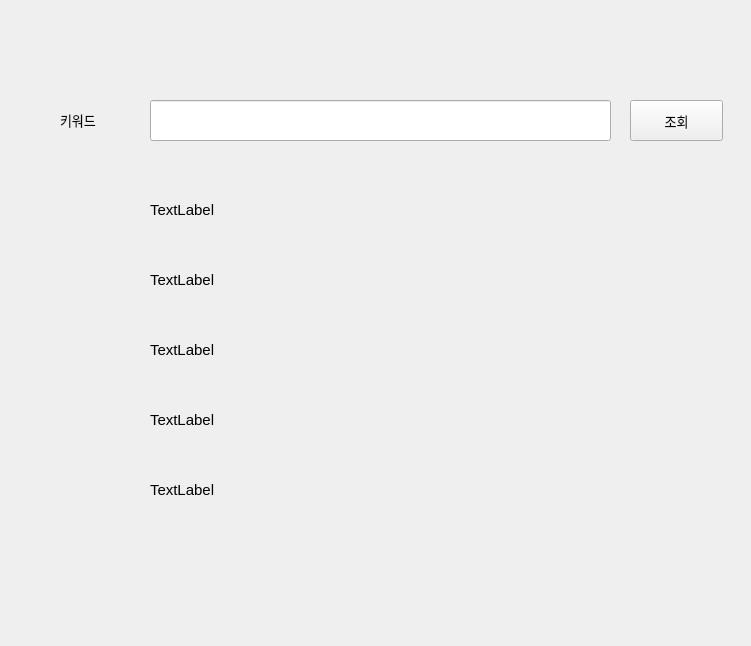
<?xml version="1.0" encoding="UTF-8"?>
<ui version="4.0">
 <class>Form</class>
 <widget class="QWidget" name="Form">
  <property name="geometry">
   <rect>
    <x>0</x>
    <y>0</y>
    <width>751</width>
    <height>646</height>
   </rect>
  </property>
  <property name="windowTitle">
   <string>Form</string>
  </property>
  <widget class="QLabel" name="law1">
   <property name="geometry">
    <rect>
     <x>150</x>
     <y>180</y>
     <width>461</width>
     <height>61</height>
    </rect>
   </property>
   <property name="font">
    <font>
     <pointsize>11</pointsize>
    </font>
   </property>
   <property name="text">
    <string>TextLabel</string>
   </property>
   <property name="openExternalLinks">
    <bool>true</bool>
   </property>
   <property name="textInteractionFlags">
    <set>Qt::TextBrowserInteraction</set>
   </property>
  </widget>
  <widget class="QLabel" name="law2">
   <property name="geometry">
    <rect>
     <x>150</x>
     <y>250</y>
     <width>461</width>
     <height>61</height>
    </rect>
   </property>
   <property name="font">
    <font>
     <pointsize>11</pointsize>
    </font>
   </property>
   <property name="text">
    <string>TextLabel</string>
   </property>
   <property name="openExternalLinks">
    <bool>true</bool>
   </property>
   <property name="textInteractionFlags">
    <set>Qt::TextBrowserInteraction</set>
   </property>
  </widget>
  <widget class="QLabel" name="law3">
   <property name="geometry">
    <rect>
     <x>150</x>
     <y>320</y>
     <width>461</width>
     <height>61</height>
    </rect>
   </property>
   <property name="font">
    <font>
     <pointsize>11</pointsize>
    </font>
   </property>
   <property name="text">
    <string>TextLabel</string>
   </property>
   <property name="openExternalLinks">
    <bool>true</bool>
   </property>
   <property name="textInteractionFlags">
    <set>Qt::TextBrowserInteraction</set>
   </property>
  </widget>
  <widget class="QLabel" name="law4">
   <property name="geometry">
    <rect>
     <x>150</x>
     <y>390</y>
     <width>461</width>
     <height>61</height>
    </rect>
   </property>
   <property name="font">
    <font>
     <pointsize>11</pointsize>
    </font>
   </property>
   <property name="text">
    <string>TextLabel</string>
   </property>
   <property name="openExternalLinks">
    <bool>true</bool>
   </property>
   <property name="textInteractionFlags">
    <set>Qt::TextBrowserInteraction</set>
   </property>
  </widget>
  <widget class="QLabel" name="law5">
   <property name="geometry">
    <rect>
     <x>150</x>
     <y>460</y>
     <width>461</width>
     <height>61</height>
    </rect>
   </property>
   <property name="font">
    <font>
     <pointsize>11</pointsize>
    </font>
   </property>
   <property name="text">
    <string>TextLabel</string>
   </property>
   <property name="openExternalLinks">
    <bool>true</bool>
   </property>
   <property name="textInteractionFlags">
    <set>Qt::TextBrowserInteraction</set>
   </property>
  </widget>
  <widget class="QLineEdit" name="search_law">
   <property name="geometry">
    <rect>
     <x>150</x>
     <y>100</y>
     <width>461</width>
     <height>41</height>
    </rect>
   </property>
   <property name="font">
    <font>
     <pointsize>10</pointsize>
    </font>
   </property>
   <property name="text">
    <string/>
   </property>
   <property name="clearButtonEnabled">
    <bool>true</bool>
   </property>
  </widget>
  <widget class="QPushButton" name="search_btn">
   <property name="geometry">
    <rect>
     <x>630</x>
     <y>100</y>
     <width>93</width>
     <height>41</height>
    </rect>
   </property>
   <property name="font">
    <font>
     <pointsize>10</pointsize>
    </font>
   </property>
   <property name="text">
    <string>조회</string>
   </property>
  </widget>
  <widget class="QLabel" name="label">
   <property name="geometry">
    <rect>
     <x>60</x>
     <y>104</y>
     <width>64</width>
     <height>31</height>
    </rect>
   </property>
   <property name="font">
    <font>
     <pointsize>10</pointsize>
    </font>
   </property>
   <property name="text">
    <string>키워드</string>
   </property>
  </widget>
 </widget>
 <resources/>
 <connections/>
</ui>
